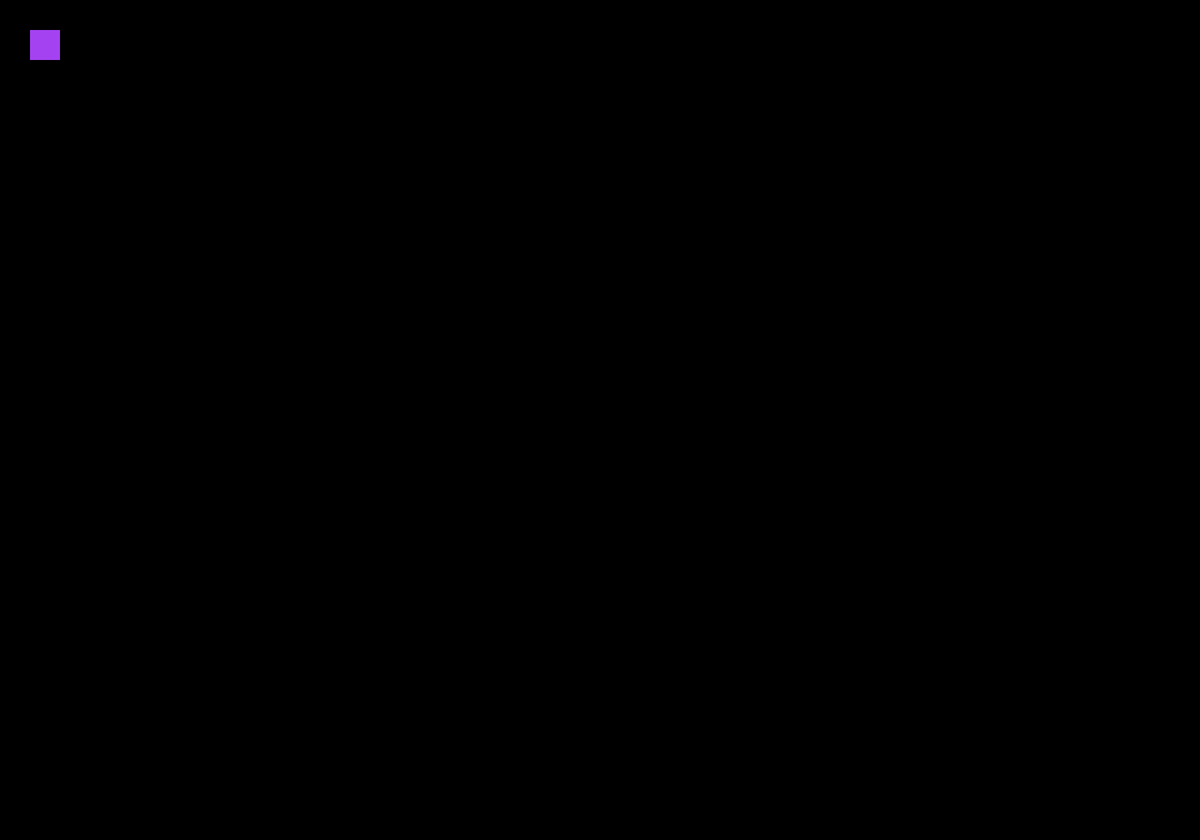
Frame 1 (no input)
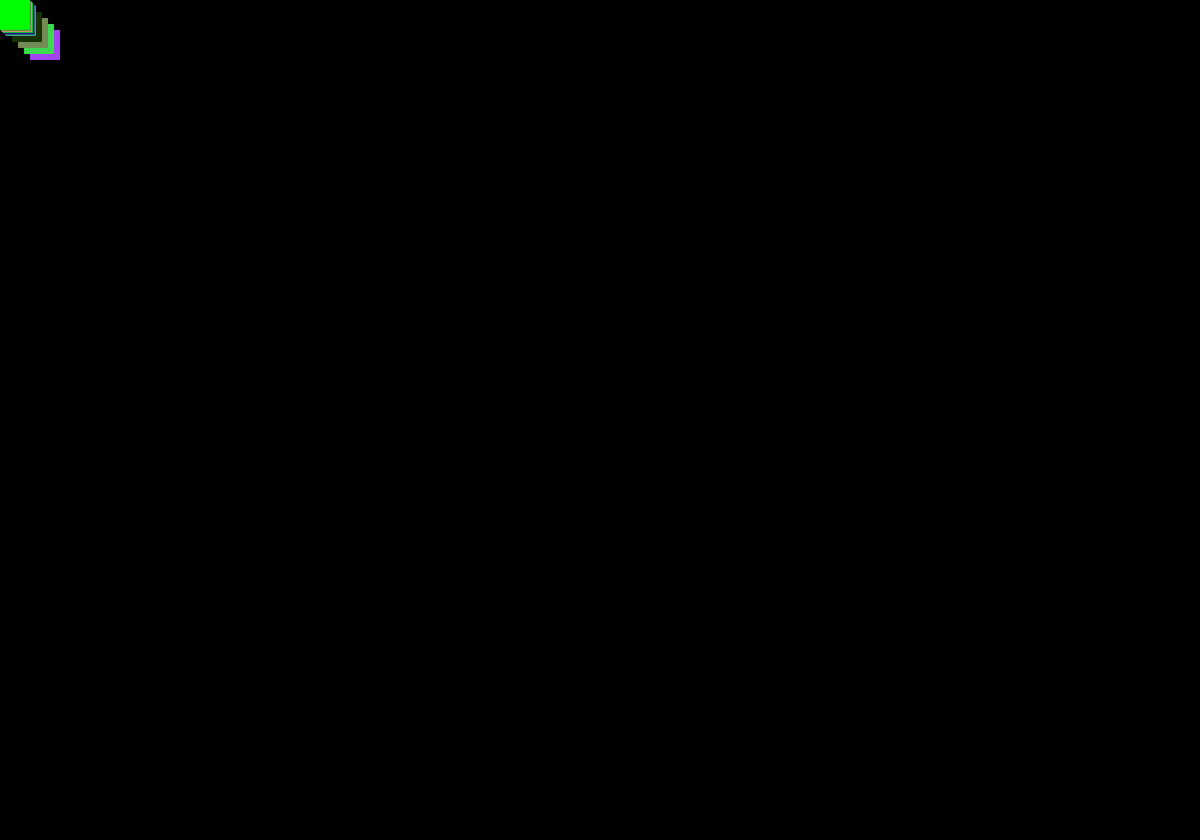
Frame 60 (the mouse pressed at the canvas centre just before this capture)
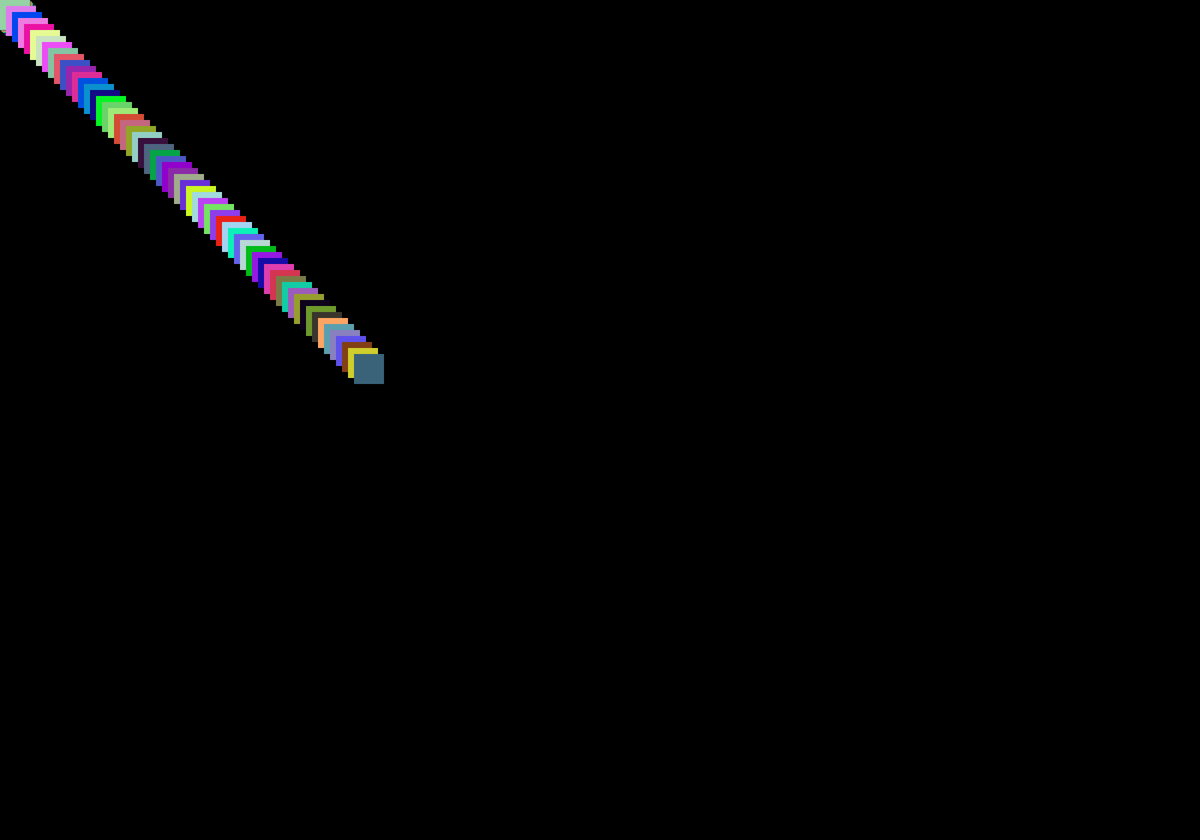
Frame 120 (the mouse held since frame 60 and released just before this capture)

The Processing sketch that drew these frames (run headless with seeded random() and noise(); from frame 60 on, the mouse is pressed at the canvas centre):

// Processing sketch: follow
// ── follow.pde
boolean init=true;
  int x=width/2;
  int y=height/2;
int step=10;
boolean erase=false;
boolean randcol=true;

void setup(){
  size(2000,1400);
  background(0);
  frameRate(1000);
  noStroke();
  //fill(255,0,0);
  //rect(x,y,50,50);
}

void draw(){
  if (init){
  int x=width/2;
  int y=height/2;
  init=false;}
  //while (x!=mouseX&&y!=mouseY){
  //  fill(0);
  //  rect(0,0,width,height);
  //  fill(255,0,0);
  //  rect(x,y,50,50);
  //  x+=1;
  //  y+=1;
  //  delay(500);
  //}
  if (erase){
  fill(0,0,0);
  rect(0,0,width,height);
  }
  if (randcol) {
    fill(random(255),random(255),random(255));
  } else {fill(255,0,0);}
  //delay(500);
  
  rect(x,y,50,50);
  if (x>mouseX){
    if (x>mouseX+step){x-=step;}
    else{x-=1;}
  } else if (x<mouseX) {
    if (x<mouseX+step){x+=step;}
    else{x+=1;}
  }
  
  if (y>mouseY){
    if (y>mouseY+step){y-=step;}
    else{y-=1;}
  } else if (y<mouseY) {
    if (y<mouseY+step){y+=step;}
    else{y+=1;}
  }
  if (x==mouseX&&y==mouseY){
    fill(0,255,0);
    rect(x,y,50,50);
  }
  

}
